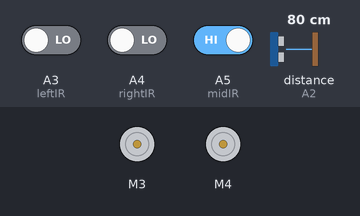
This sketch was run on a simulated Arduino Uno, built with avr-gcc and run on an emulated ATmega328P. Shown: 2 × DC motor (green arrow = forward, orange = backward, longer = faster). Wiring (inferred from the names in the program): ultrasonic range finder: trigger A1; echo A2. Inputs (shaded band) come from the test bench; at power-on: distance to the obstacle (sensor on A2) 80 cm, A3 (leftIR) LOW, A4 (rightIR) LOW, A5 (midIR) HIGH. The echo pulse lasts 58.3 µs per cm.

Above: at 1.2 s.
1.3 s: distance to the obstacle (sensor on A2) set to 15 cm
2.8 s: distance to the obstacle (sensor on A2) set to 12 cm
At 3.65 s:
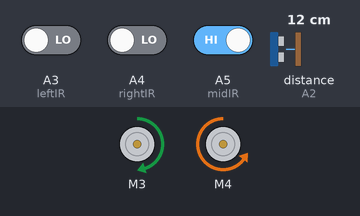
At 5.4 s:
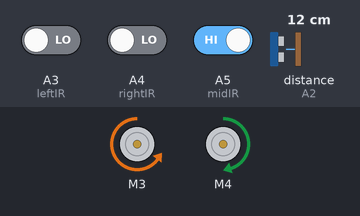
5.8 s: distance to the obstacle (sensor on A2) set to 18 cm
8.8 s: distance to the obstacle (sensor on A2) set to 2 cm
At 10.8 s:
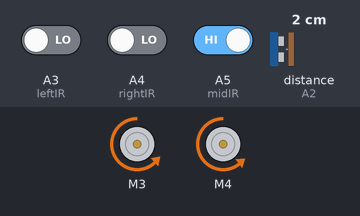
Timing chart, 0 to 12.8 s (numbered marks = the images above; inputs shaded):
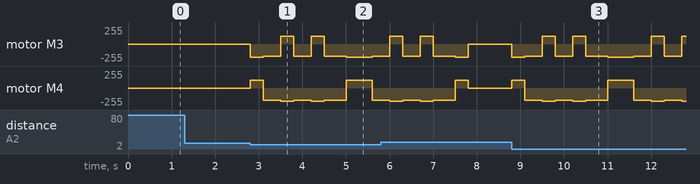

Measured:
- the behaviour switches between 14 and 13 cm on distance to the obstacle (sensor on A2) (found by bisection; images 0 and 1)
- after the input at 1.3 s, every drawn part: stays the same

The sketch:

linerobot.ino
```cpp
/*
This code was written for a three IR sensor setup, relying on the middle sensor for detecting straights, and left and right sensors to detect turns.
This prevents jittering and results in smoother turns and faster traversal.

To adapt this code for two sensors, simply delete any related code for one of the IR sensors and update the
line detection logic. The updated logic should have the bot go straight if neither sensor detects a line, and
have the bot turn the other way if one of the sensor detects a line.

Note, this would reduce power consumption, but does result in a more jittery bot as it will constantly micro correct


Sample Logic:
      if (state_left == 0 && state_right == 0) {
            goStraight();
      }
      else if (state_left == 1) {
            turnRight();
      }
      else if (state_right == 1) {
            turnLeft();
      }
      else {
            stopMotors();
      }
*/


#include <AFMotor.h>

// Motor and Sensor Setup
AF_DCMotor leftMotor(3);
AF_DCMotor rightMotor(4);

const int leftIR = A3;
const int midIR = A5;
const int rightIR = A4;

const int FtrigPin = A1;
const int FechoPin = A2;

// Other Variables
int left_motor_speed = 0;
int right_motor_speed = 0;

int state_left;
int state_mid;
int state_right;

int objFrontDist = 0;


// Function to get distance from an object using an Ultrasonic Sensor
float readUltrasonicCM(int trigPin, int echoPin) {
  digitalWrite(trigPin, LOW); delayMicroseconds(2);
  digitalWrite(trigPin, HIGH); delayMicroseconds(10);
  digitalWrite(trigPin, LOW);


  long dur = pulseIn(echoPin, HIGH, 30000);
  if (!dur) {
    return 255;

  } else {
    return (dur * 0.0343) / 2.0;
  }

}

void setup () {
      pinMode(leftIR, INPUT);
      pinMode(midIR, INPUT);
      pinMode(rightIR, INPUT);

      pinMode(FtrigPin, OUTPUT);
      pinMode(FechoPin, INPUT);

}

// Movement Functions. Note that our Motors were wired inversely, and thus the code will also be written inversely (backwards moves the motor forwards)
void turnLeft() {
      leftMotor.setSpeed(120);
      rightMotor.setSpeed(195);

      leftMotor.run(FORWARD);
      rightMotor.run(BACKWARD);
}

void turnRight() {
      leftMotor.setSpeed(195);
      rightMotor.setSpeed(120);

      leftMotor.run(BACKWARD);
      rightMotor.run(FORWARD);
}

void goStraight() {
      leftMotor.setSpeed(185);
      rightMotor.setSpeed(180);

      leftMotor.run(BACKWARD);
      rightMotor.run(BACKWARD);

}

void stopMotors() {
  leftMotor.setSpeed(0);
  rightMotor.setSpeed(0);
  leftMotor.run(RELEASE);
  rightMotor.run(RELEASE);
}

void loop () {
      objFrontDist = readUltrasonicCM(FtrigPin, FechoPin);

      // hard coded object detection. Triggers if an object is 12 cm away)
      if (objFrontDist <= 12) {
            stopMotors();
            turnRight();
            delay(300);
            goStraight();
            delay(400);
            turnLeft();
            delay(300);
            goStraight();
            delay(400);
            turnLeft();
            delay(300);
            goStraight();
            delay(500);
            turnRight();
            delay(300);
            return;
      }


      // Pathfinding Code

      state_left = digitalRead(leftIR);
      state_mid = digitalRead(midIR);
      state_right = digitalRead(rightIR);

      if (state_mid == 0 && state_left == 0 && state_right == 0) {
            goStraight();
      }
      else if (state_left == 1) {
            turnLeft();
      }
      else if (state_right == 1) {
            turnRight();
      }
      else {
            stopMotors();
      }
}
```
